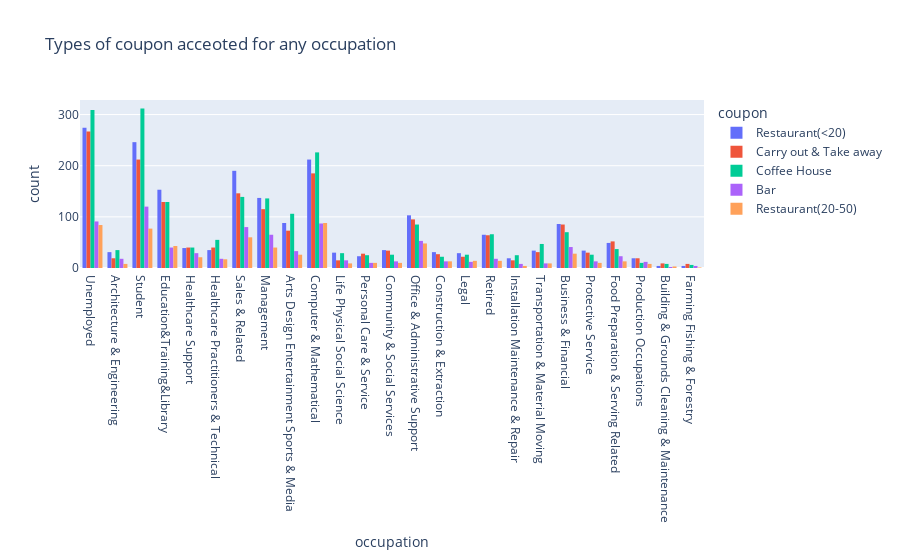

Write notebook code for a chart like this one.
### Markdown cell above
1. Wondows uses least coupons
2. Single and mariied both accepts more coupons

### Code cell
fig = px.histogram(data.query('Y ==1'), x="occupation",color="coupon",barmode="group", title = "Types of coupon acceoted for any occupation ")
fig.update_layout(bargap=0.2)
fig.show()

### Figure 1 — Plotly figure (JSON) as saved in the notebook; plotly's stock layout.template omitted (floating-point values rounded to 4 significant figures; data arrays with more than 128 entries replaced by an {"elided": "..."} marker saying what was removed)
{"data": [{"alignmentgroup": "True", "bingroup": "x", "hovertemplate": "coupon=Restaurant(<20)<br>occupation=%{x}<br>count=%{y}<extra></extra>", "legendgroup": "Restaurant(<20)", "marker": {"color": "#636efa", "pattern": {"shape": ""}}, "name": "Restaurant(<20)", "offsetgroup": "Restaurant(<20)", "orientation": "v", "showlegend": true, "type": "histogram", "x": {"elided": "1970 str values"}, "xaxis": "x", "yaxis": "y"}, {"alignmentgroup": "True", "bingroup": "x", "hovertemplate": "coupon=Carry out & Take away<br>occupation=%{x}<br>count=%{y}<extra></extra>", "legendgroup": "Carry out & Take away", "marker": {"color": "#EF553B", "pattern": {"shape": ""}}, "name": "Carry out & Take away", "offsetgroup": "Carry out & Take away", "orientation": "v", "showlegend": true, "type": "histogram", "x": {"elided": "1760 str values"}, "xaxis": "x", "yaxis": "y"}, {"alignmentgroup": "True", "bingroup": "x", "hovertemplate": "coupon=Coffee House<br>occupation=%{x}<br>count=%{y}<extra></extra>", "legendgroup": "Coffee House", "marker": {"color": "#00cc96", "pattern": {"shape": ""}}, "name": "Coffee House", "offsetgroup": "Coffee House", "orientation": "v", "showlegend": true, "type": "histogram", "x": {"elided": "1995 str values"}, "xaxis": "x", "yaxis": "y"}, {"alignmentgroup": "True", "bingroup": "x", "hovertemplate": "coupon=Bar<br>occupation=%{x}<br>count=%{y}<extra></extra>", "legendgroup": "Bar", "marker": {"color": "#ab63fa", "pattern": {"shape": ""}}, "name": "Bar", "offsetgroup": "Bar", "orientation": "v", "showlegend": true, "type": "histogram", "x": {"elided": "827 str values"}, "xaxis": "x", "yaxis": "y"}, {"alignmentgroup": "True", "bingroup": "x", "hovertemplate": "coupon=Restaurant(20-50)<br>occupation=%{x}<br>count=%{y}<extra></extra>", "legendgroup": "Restaurant(20-50)", "marker": {"color": "#FFA15A", "pattern": {"shape": ""}}, "name": "Restaurant(20-50)", "offsetgroup": "Restaurant(20-50)", "orientation": "v", "showlegend": true, "type": "histogram", "x": {"elided": "658 str values"}, "xaxis": "x", "yaxis": "y"}], "layout": {"bargap": 0.2, "barmode": "group", "legend": {"title": {"text": "coupon"}, "tracegroupgap": 0}, "title": {"text": "Types of coupon acceoted for any occupation "}, "xaxis": {"anchor": "y", "domain": [0, 1], "title": {"text": "occupation"}}, "yaxis": {"anchor": "x", "domain": [0, 1], "title": {"text": "count"}}}}
